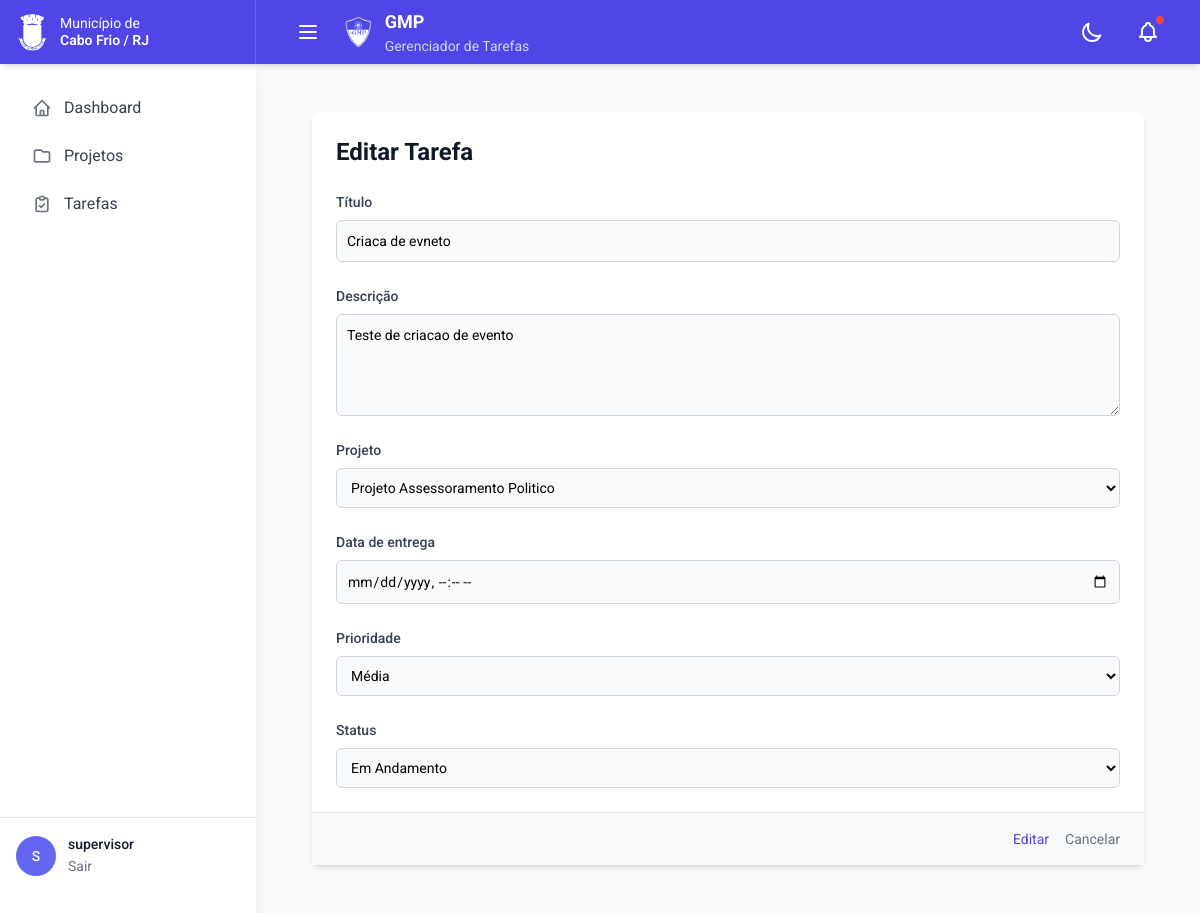
Page /tasks/1/edit/ (signed in) on the earlier database version.
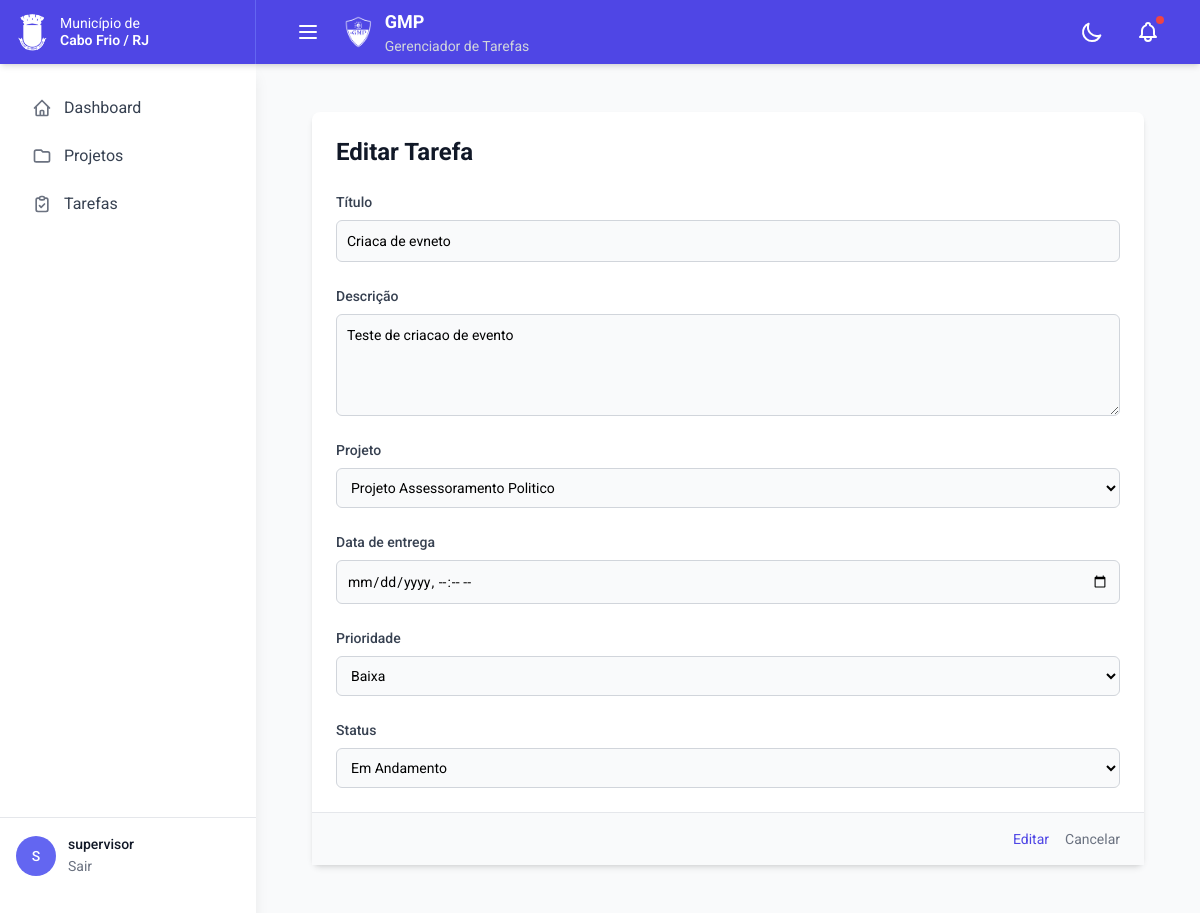
Same page on the later database version.
### projects/models.py (models this page shows, shortened)
class Project(models.Model):
    title = models.CharField('Título', max_length=200)
    description = models.TextField('Descrição')
    detailed_description = RichTextField('Descrição Detalhada', null=True, blank=True)
    value = models.DecimalField('Valor', max_digits=10, decimal_places=2, default=0)
    is_active = models.BooleanField('Ativo', default=True)
    photo = models.ImageField('Foto', upload_to='projects/', null=True, blank=True)
    created_at = models.DateTimeField('Criado em', auto_now_add=True)
    owner = models.ForeignKey(
        settings.AUTH_USER_MODEL,
        verbose_name='Proprietário',
        on_delete=models.CASCADE,
        related_name='projects'
    )
    class Meta:
        verbose_name = 'Projeto'
        verbose_name_plural = 'Projetos'
        ordering = ['-created_at']
    def __str__(self):
        return self.title

### tasks/models.py (models this page shows, shortened)
class Task(models.Model):
    PRIORITY_CHOICES = [
        ('low', 'Baixa'),
        ('medium', 'Média'),
        ('high', 'Alta'),
    ]
    STATUS_CHOICES = [
        ('todo', 'A Fazer'),
        ('doing', 'Em Andamento'),
        ('done', 'Concluída'),
    ]
    title = models.CharField('Título', max_length=200)
    description = models.TextField('Descrição')
    due_date = models.DateTimeField('Data de entrega')
    priority = models.CharField(
        'Prioridade',
        max_length=6,
        choices=PRIORITY_CHOICES,
        default='medium'
    )
    status = models.CharField(
        'Status',
        max_length=5,
        choices=STATUS_CHOICES,
        default='todo'
    )
    project = models.ForeignKey(
        Project,
        verbose_name='Projeto',
        on_delete=models.CASCADE,
        related_name='tasks'
    )
    created_at = models.DateTimeField('Criado em', auto_now_add=True)
    updated_at = models.DateTimeField('Atualizado em', auto_now=True)
    class Meta:
        verbose_name = 'Tarefa'
        verbose_name_plural = 'Tarefas'
        ordering = ['due_date']

### tasks/views.py (the view)
# urls.py: path('<int:pk>/edit/', views.task_update, name='update'),
@login_required
def task_update(request, pk):
    task = get_object_or_404(Task, pk=pk, project__owner=request.user)
    if request.method == 'POST':
        form = TaskForm(request.POST, instance=task)
        if form.is_valid():
            task = form.save(commit=False)
            if task.project.owner != request.user:
                messages.error(request, 'Você não tem permissão para editar esta tarefa.')
                return redirect('projects:list')
            task.save()
            messages.success(request, 'Tarefa atualizada com sucesso!')
            return redirect('tasks:detail', pk=task.pk)
    else:
        form = TaskForm(instance=task)
        form.fields['project'].queryset = Project.objects.filter(owner=request.user)
    return render(request, 'tasks/task_form.html', {
        'form': form,
        'task': task,
        'action': 'Editar'
    })

### tasks/forms.py
class TaskForm(forms.ModelForm):
    class Meta:
        model = Task
        fields = ['title', 'description', 'project', 'due_date', 'priority', 'status']
        widgets = {
            'due_date': forms.DateTimeInput(attrs={'type': 'datetime-local'}),
        }

### templates/tasks/task_form.html (shortened to what this page needs)
{% extends 'base.html' %}
{% block content %}
<div class="max-w-4xl mx-auto p-6">
    <div class="bg-white dark:bg-gray-800 rounded-lg shadow-md p-6">
        <h2 class="text-2xl font-bold text-gray-900 dark:text-white mb-6">
            {% if form.instance.pk %}Editar{% else %}Nova{% endif %} Tarefa
        </h2>
        <form method="post">
            {% for field in form %}
            <div class="mb-6">
                <label for="{{ field.id_for_label }}" class="block text-sm font-medium text-gray-700 dark:text-gray-300 mb-2">
                    {{ field.label }}
                </label>
                {% if field.name == 'description' %}
                    <textarea name="{{ field.name }}"
                              id="{{ field.id_for_label }}"
                              class="mt-1 block w-full rounded-md p-2.5
                                     border border-gray-300 dark:border-gray-600
                                     bg-gray-50 dark:bg-gray-700
                                     focus:border-2 focus:border-indigo-500 dark:focus:border-indigo-500 focus:outline-none
                                     dark:text-white sm:text-sm"
                              rows="4">{{ field.value|default:'' }}</textarea>
                {% elif field.name == 'project' or field.name == 'priority' or field.name == 'status' %}
                    <select name="{{ field.name }}"
                            id="{{ field.id_for_label }}"
                            class="mt-1 block w-full rounded-md p-2.5
                                   border border-gray-300 dark:border-gray-600
                                   bg-gray-50 dark:bg-gray-700
                                   focus:border-2 focus:border-indigo-500 dark:focus:border-indigo-500 focus:outline-none
                                   dark:text-white sm:text-sm">
                        {% for choice in field.field.choices %}
                            <option value="{{ choice.0 }}" {% if field.value|stringformat:"s" == choice.0|stringformat:"s" %}selected{% endif %}>
                                {{ choice.1 }}
                            </option>
                        {% endfor %}
                    </select>
                {% else %}
                    <input type="{{ field.field.widget.input_type|default:'text' }}"
                           name="{{ field.name }}"
                           id="{{ field.id_for_label }}"
                           value="{{ field.value|default:'' }}"
                           {% if field.name == 'due_date' %}step="any"{% endif %}
                           class="mt-1 block w-full rounded-md p-2.5
                                  border border-gray-300 dark:border-gray-600
                                  bg-gray-50 dark:bg-gray-700
                                  focus:border-2 focus:border-indigo-500 dark:focus:border-indigo-500 focus:outline-none
                                  dark:text-white sm:text-sm">
                {% endif %}
            </div>
            {% endfor %}
            <div class="flex items-center justify-end space-x-4 border-t border-gray-200 dark:border-gray-700 -mx-6 -mb-6 px-6 py-4 mt-6 bg-gray-50 dark:bg-gray-700/50">
                <button type="submit"
                        class="text-sm text-indigo-600 dark:text-indigo-400 hover:text-indigo-900 dark:hover:text-indigo-300">
                    Editar
                </button>
                <a href="{% url 'tasks:list' %}"
                   class="text-sm text-gray-500 dark:text-gray-400 hover:text-gray-700 dark:hover:text-gray-300">
                    Cancelar
                </a>
            </div>
        </form>
    </div>
</div>
{% endblock %}

Differences in the rows shown:
changed Task "Criaca de evneto": priority "Média" → "Baixa"
